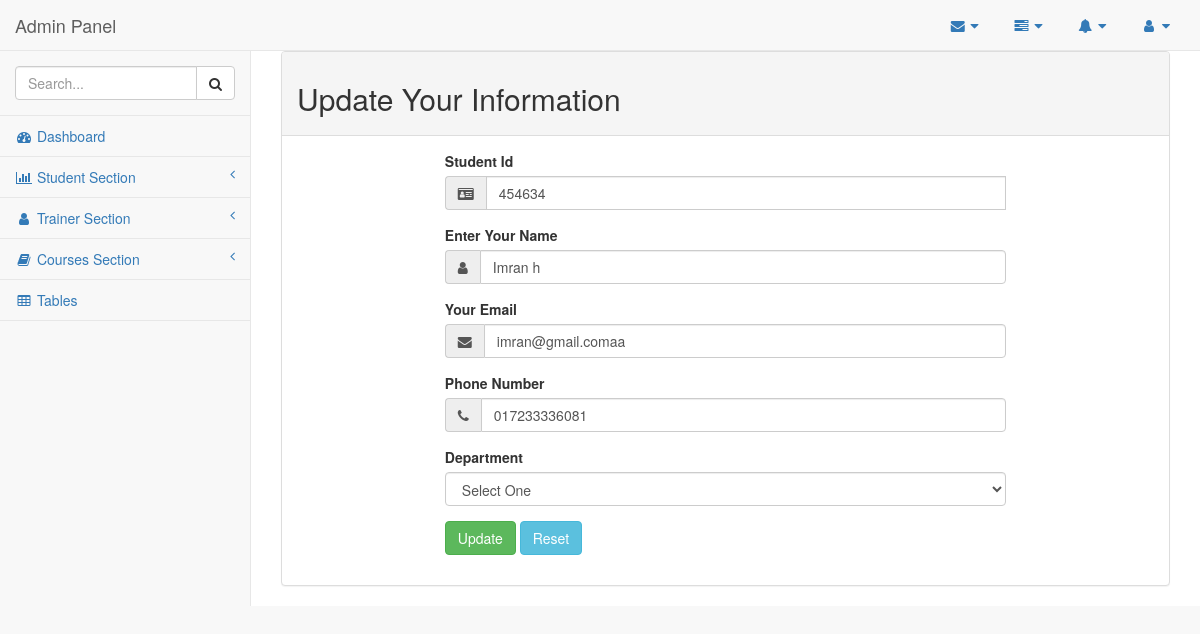
The app's page /view/admin/student/edit.php?id=11 with its own data.
### tables this page shows
CREATE TABLE `student_info` (
  `id` int(11) NOT NULL,
  `roll` int(11) NOT NULL,
  `name` varchar(255) NOT NULL,
  `email` varchar(255) NOT NULL,
  `phone` varchar(255) NOT NULL,
  `department` varchar(255) NOT NULL
);

### src/connection.php (called while the page is built, shortened)
<?php
class Connection{
    private $user = 'root';
    private $pass = '';
    public function __construct(){
        try{
            $this->con = new PDO('mysql:host=localhost;dbname=project_01',$this->user,$this->pass);
        }
        catch (PDOException $e){
            print "ERROR!:" . $e->getMessage() . "<br>";
            die();
        }
    }
}
?>

### src/admin/student/student.php (called while the page is built, shortened)
<?php
class Student extends Connection{
    public function view($id){
        try {
            $query = ("SELECT * FROM `student_info` WHERE id = :id");
            $stmt = $this->con->prepare($query);
            $stmt->bindValue(':id', $id, PDO::PARAM_INT);
            $stmt->execute();
            return $stmt->fetch(PDO::FETCH_ASSOC);
        }
        catch (PDOException $e){
            print "Error!: " . $e->getMessage() . "<br>";
            die();
        }
    }
}
?>

### view/admin/student/edit.php (the view, shortened to what this page needs)
<?php
include_once '../includes/header.php';
$student = new App\admin\student\Student;
$data = $student->view($_GET['id']);
?>
    <div id="page-wrapper" style="min-height: 349px;">
        <div class="row">
            <div class="col-lg-12">
                <div class="panel panel-default">
                    <div class="panel-heading">
                        <h2>Update Your Information</h2>
                    </div>
                    <div class="panel-body">
                        <div class="row">
                            <div class="col-lg-8 col-md-offset-2">
                                <form action="view/admin/student/update.php" method="POST" enctype="multipart/form-data">
                                    <div class="form-group">
                                        <label for="roll" class="control-label">Student Id</label>
                                        <div class="cols-sm-10">
                                            <div class="input-group">
                                                <span class="input-group-addon"><i class="fa fa-id-card" aria-hidden="true"></i></span>
                                                <input type="text" class="form-control" name="roll" id="roll" value="<?php echo $data['roll']; ?>" required placeholder="Enter Your Roll" />
                                            </div>
                                        </div>
                                    </div>
                                    <div class="form-group">
                                        <label for="name" class="cols-sm-2 control-label">Enter Your Name</label>
                                        <div class="cols-sm-10">
                                            <div class="input-group">
                                                <span class="input-group-addon"><i class="fa fa-user fa" aria-hidden="true"></i></span>
                                                <input type="text" class="form-control" name="name" value="<?php echo $data['name']; ?>" id="name" required placeholder="Enter Your Name" />
                                            </div>
                                        </div>
                                    </div>
                                    <div class="form-group">
                                        <label for="email" class="control-label">Your Email</label>
                                        <div class="cols-sm-10">
                                            <div class="input-group">
                                                <span class="input-group-addon"><i class="fa fa-envelope fa" aria-hidden="true"></i></span>
                                                <input type="email" class="form-control" name="email" value="<?php echo $data['email']; ?>" id="email" required placeholder="Enter Your Email" />
                                            </div>
                                        </div>
                                    </div>
                                    <div class="form-group">
                                        <label for="phone" class="cols-md-4 control-label">Phone Number</label>
                                        <div class="cols-sm-10">
                                            <div class="input-group">
                                                <span class="input-group-addon"><i class="fa fa-phone" aria-hidden="true"></i></span>
                                                <input type="phone" class="form-control" name="phone" value="<?php echo $data['phone']; ?>" id="phone" required placeholder="Enter your Phone Number" />
                                            </div>
                                        </div>
                                    </div>
                                    <div class="form-group">
                                        <label>Department</label>
                                        <select name="department" id="" class="form-control">
                                            <option>Select One</option>
                                        </select>
                                    </div>
                                    <div class="form-group">
                                        <input type="submit" name="submit" value="Update" class="btn btn-success">
                                        <input type="reset" name="submit" value="Reset" class="btn btn-info">
                                    </div>
                                </form>
                            </div>
                        </div>
                    </div>
                </div>
            </div>
        </div>
    </div>
    <?php
    include_once '../includes/footer.php';

### records on screen
student_info: roll "454634", name "Imran h", email "imran@gmail.comaa", phone "017233336081"
